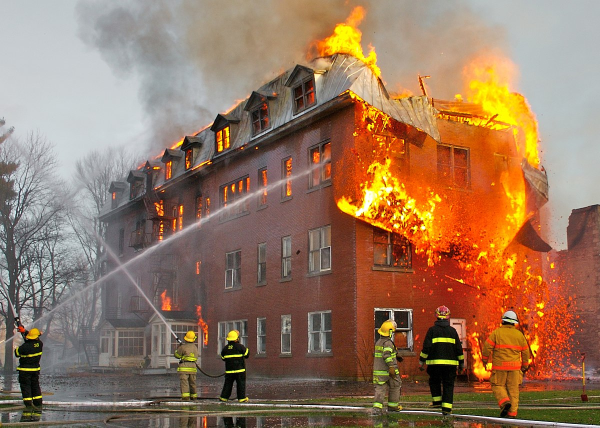
#> input picture FIM/fire/fireImage1.jpg, 1200 x 855 px (shown at 1/2 size)
$ python bi-hist-eq.py FIM/fire/fireImage1.jpg   (older library calls are emulated)
#> lines starting #> are read from the running program, lines starting #| are printed output that depends on the picture
# @author: Abhishek Jhoree
# @email: ajhoree@uoguelph.ca

# first algorithm
# Implementation of the bi-histogram equalization

import numpy as np
from scipy.constants.constants import pi
from numpy.ma.core import exp
import math
import scipy.ndimage as nd
import pylab
import PIL
import matplotlib.mlab as mlab
import matplotlib.pyplot as plt
import matplotlib
import sys
from PIL import  Image
from scipy.misc import toimage
import scipy.misc
import time
import cv2

# Function to perform contrast enhancement using bi-histogram equalization
#   Ref(s):
#   Kim, Y.-T., "Contrast enhancement using brightness preserving bi-histogram
#   equalization", IEEE Trans. on Consumer Electronics, Vol.43, pp.1-8 (1997)
#
# [137 lines left out: functions histeqBI, SSIM, imwrite_gray, not called in this run]

def imread_gray(fname):
    img = PIL.Image.open(fname)
    return np.asarray(img)

# [12 lines left out: function plot_IMGhist, not called in this run]

# Function to read in a grayscale image and return as an 8-bit 2D array
def imread_colour(fname):
#> called with fname = 'FIM/fire/fireImage1.jpg'
    img = PIL.Image.open(fname)
#> img is the input picture: PIL image 1200x855 RGB; mean R, G, B 150.7, 118.2, 93.9
    imgRGB = np.asarray(img)
    imCr = imgRGB[:,:,0]
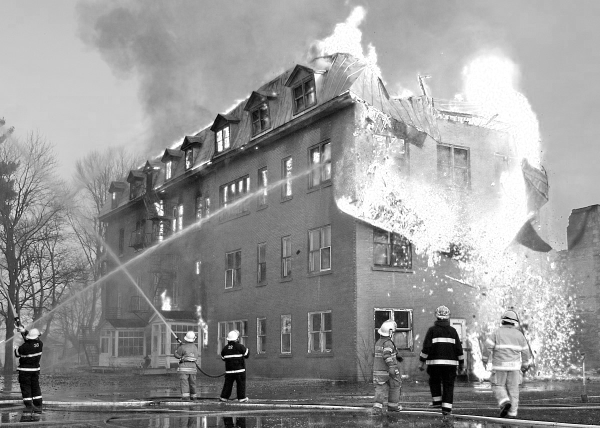
#> imCr: shape (855, 1200) (shown at 1/2 size); min 0, max 255, mean 150.7
    imCg = imgRGB[:,:,1]
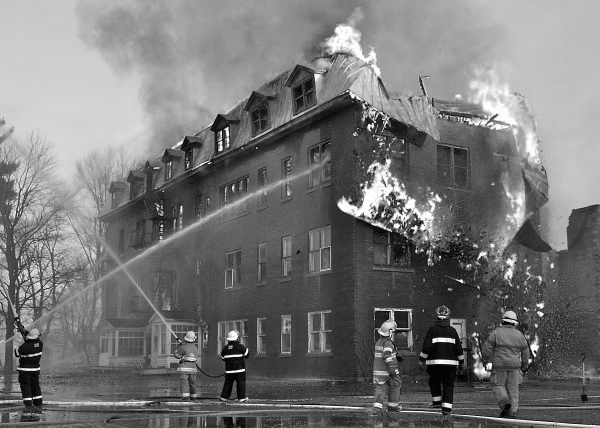
#> imCg: shape (855, 1200) (shown at 1/2 size); min 0, max 255, mean 118.2
    imCb = imgRGB[:,:,2]
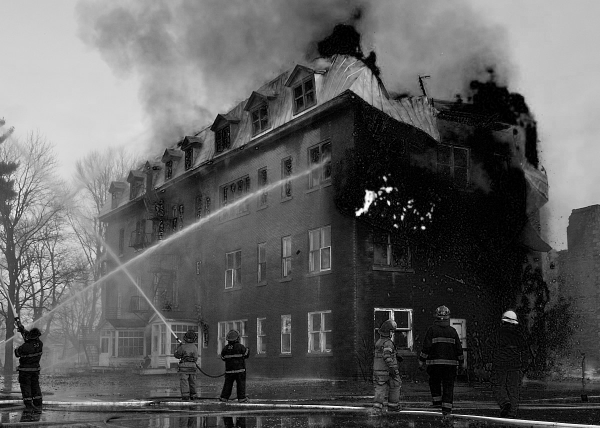
#> imCb: shape (855, 1200) (shown at 1/2 size); min 0, max 255, mean 93.9
    return imCr, imCg, imCb, imgRGB

# [18 lines left out: functions rgcYcbcr, rgb_to_ycbcr, not called in this run]


def main():
    img_name = sys.argv[1]

    img = imread_colour(img_name)
    # img = cv2.imread(img_name)
    hsv_img = cv2.cvtColor(cv2.imread(img_name), cv2.COLOR_RGB2HSV)
#> hsv_img: shape (855, 1200, 3); mean H, S, V 88.3, 96.9, 153
    # [9 lines of commented-out code are left out]

    light_orange = (0, 0, 225)
    dark_orange = (255, 88, 35)

    lo_square = np.full((10, 10, 3), light_orange, dtype=np.uint8) / 255.0
    do_square = np.full((10, 10, 3), dark_orange, dtype=np.uint8) / 255.0
    plt.subplot(1, 2, 1)
#> (the run stopped early here; a loop or call above may not have finished)

$ run again, on FIM/fire/fireImage3.jpg
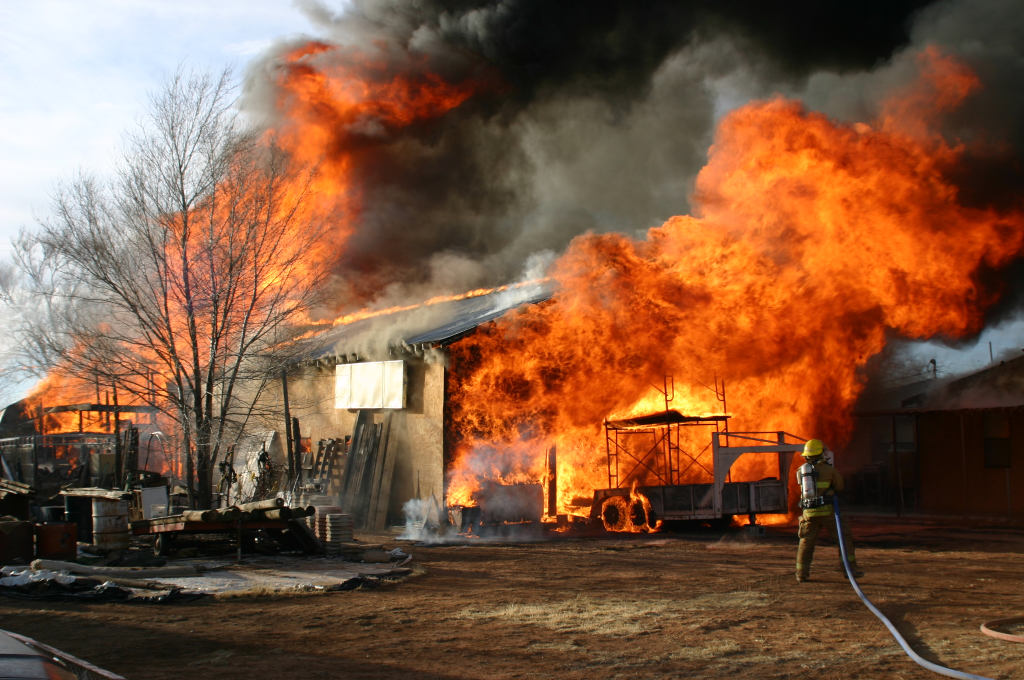
#> input picture FIM/fire/fireImage3.jpg, 2048 x 1360 px (shown at 1/2 size)
#> in imread_colour, img is the input picture: PIL image 2048x1360 RGB; mean R, G, B 125.8, 87.2, 62.8
#> in imread_colour, `imCr = imgRGB[:,:,0]`:
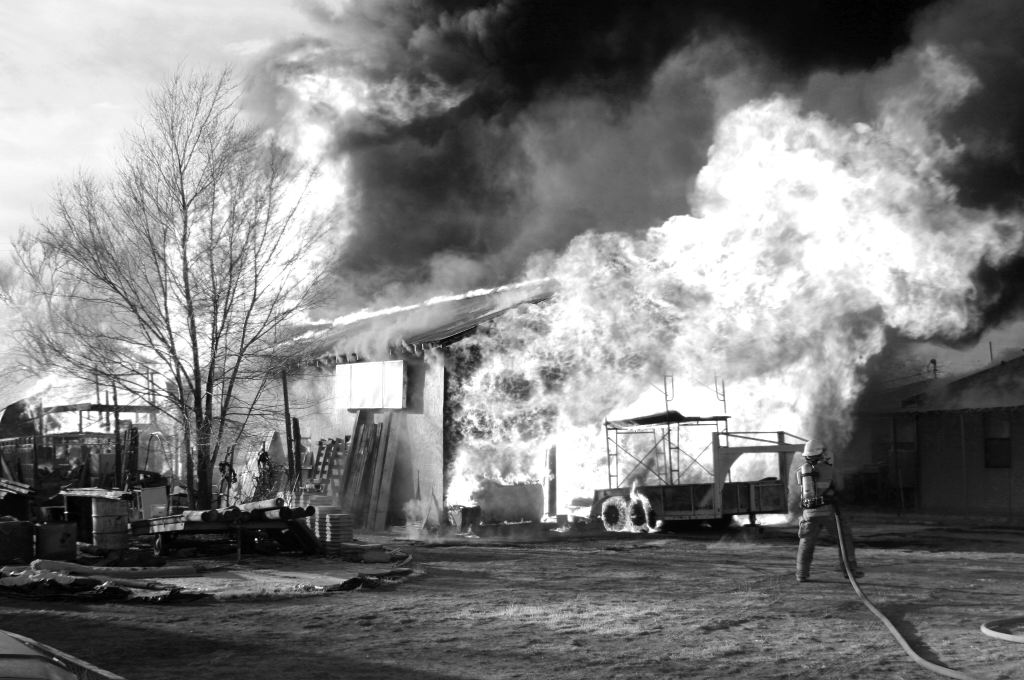
#> imCr: shape (1360, 2048) (shown at 1/2 size); min 0, max 255, mean 125.8
#> in imread_colour, `imCb = imgRGB[:,:,2]`:
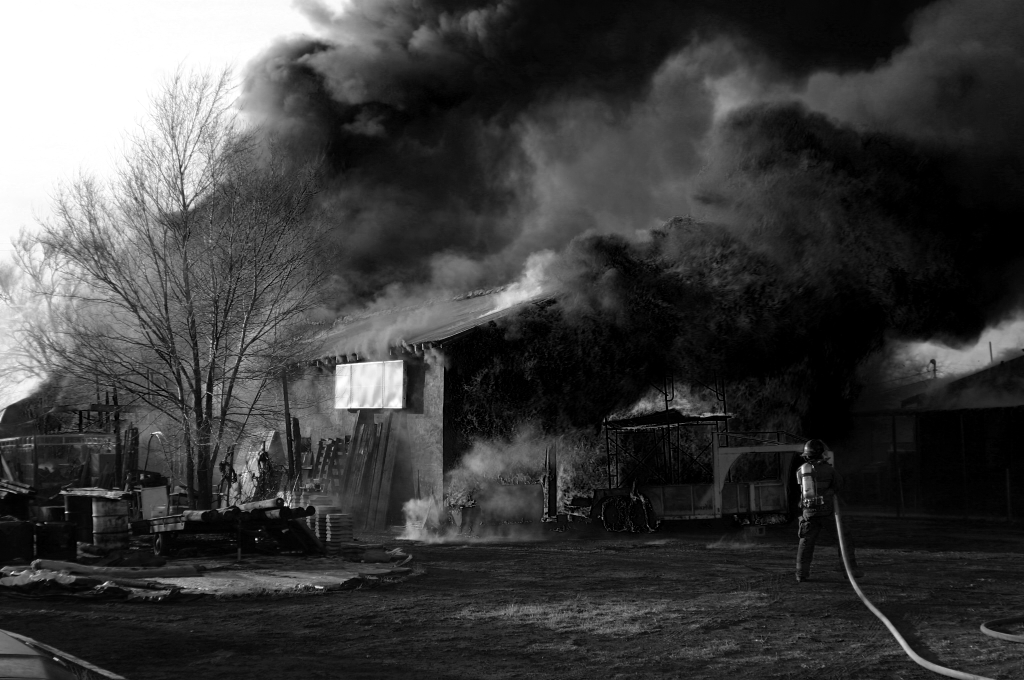
#> imCb: shape (1360, 2048) (shown at 1/2 size); min 0, max 255, mean 62.8
#> hsv_img: shape (1360, 2048, 3); mean H, S, V 93.4, 126, 127.9

$ run again, on FIM/fire/fireImage4.jpg
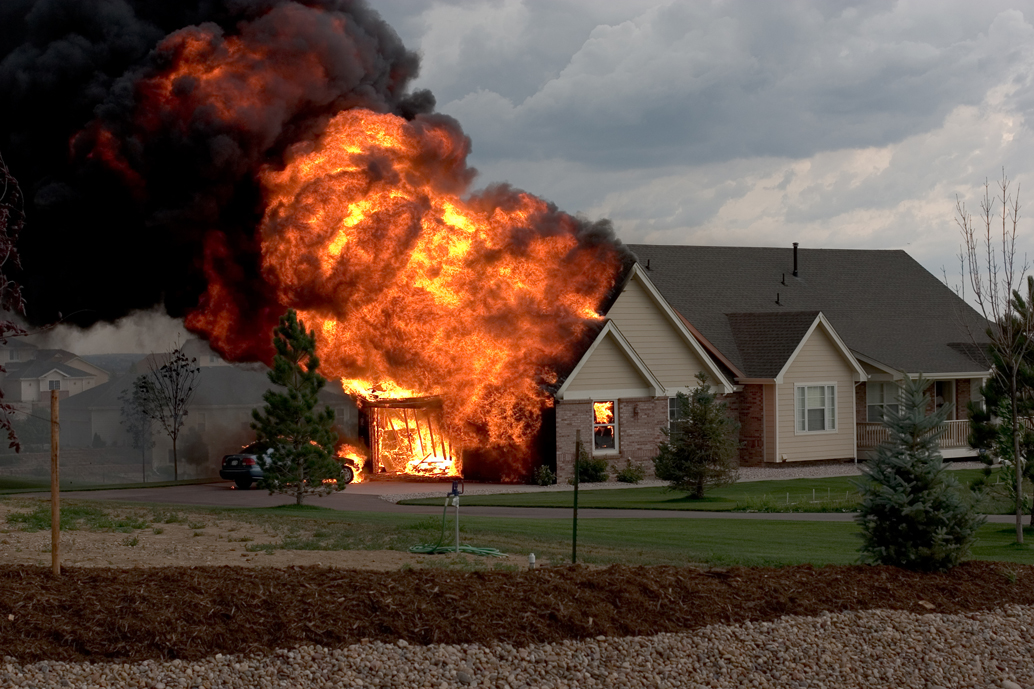
#> input picture FIM/fire/fireImage4.jpg, 1034 x 689 px
#> in imread_colour, img is the input picture: PIL image 1034x689 RGB; mean R, G, B 92.8, 73.4, 61.8
#> in imread_colour, `imCr = imgRGB[:,:,0]`:
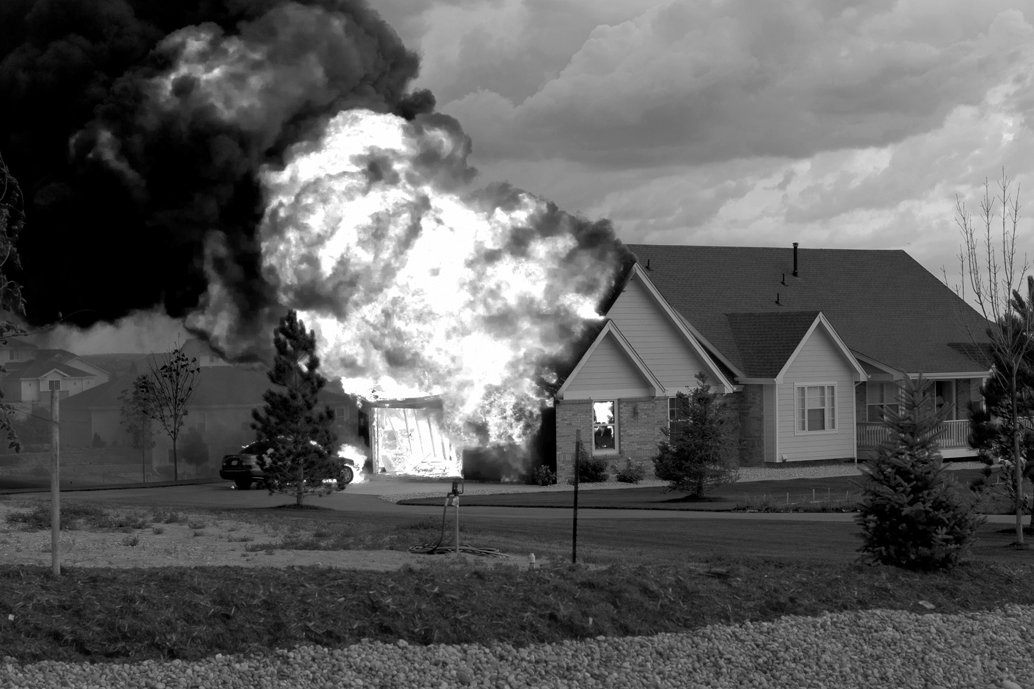
#> imCr: shape (689, 1034); min 0, max 255, mean 92.8
#> in imread_colour, `imCb = imgRGB[:,:,2]`:
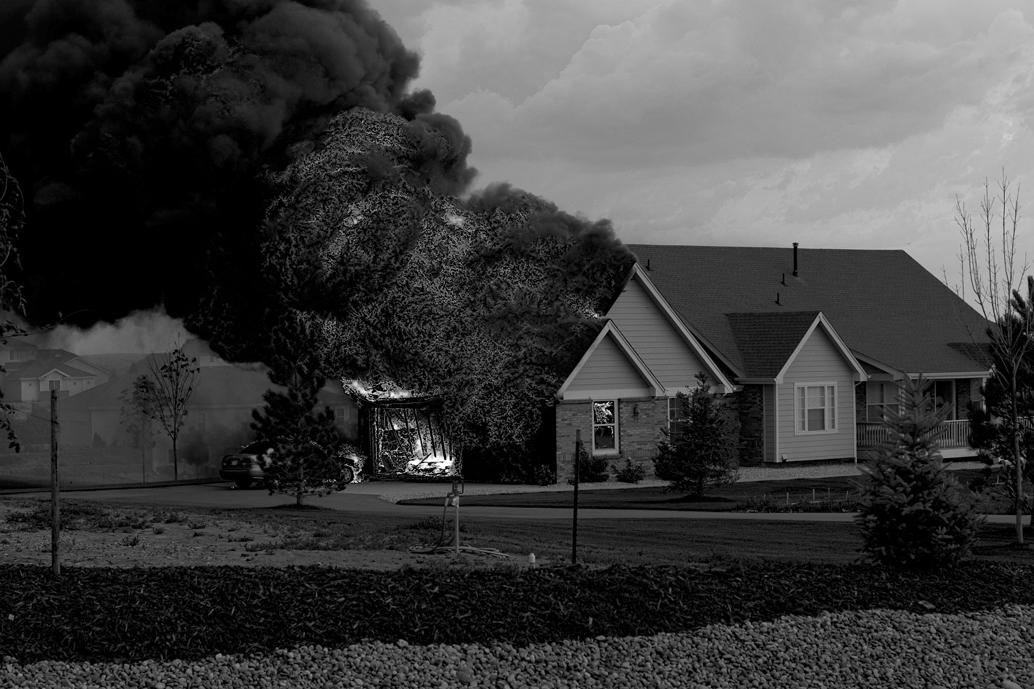
#> imCb: shape (689, 1034); min 0, max 255, mean 61.8
#> hsv_img: shape (689, 1034, 3); mean H, S, V 84.3, 101.9, 95

$ run again, on FIM/fire/fireImage5.jpg
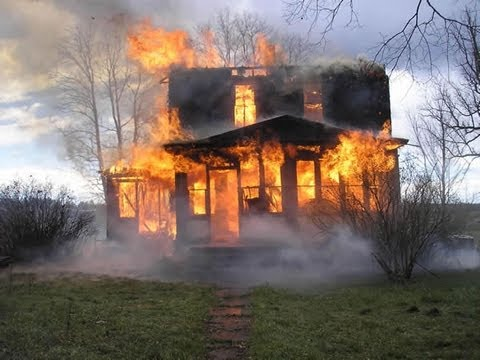
#> input picture FIM/fire/fireImage5.jpg, 480 x 360 px
#> in imread_colour, img is the input picture: PIL image 480x360 RGB; mean R, G, B 126.1, 112.3, 104.6
#> in imread_colour, `imCg = imgRGB[:,:,1]`:
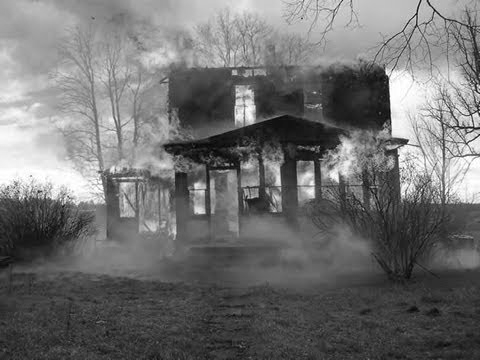
#> imCg: shape (360, 480); min 1, max 255, mean 112.3
#> in imread_colour, `imCb = imgRGB[:,:,2]`:
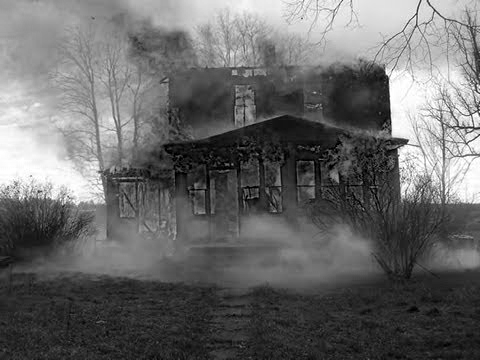
#> imCb: shape (360, 480); min 0, max 255, mean 104.6
#> hsv_img: shape (360, 480, 3); mean H, S, V 88.7, 62.9, 132.3
